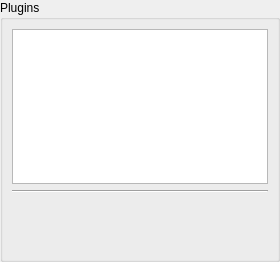
       <widget class="QWidget" name="pluginsPage">
        <layout class="QVBoxLayout" name="verticalLayout_8">
         <property name="leftMargin">
          <number>0</number>
         </property>
         <property name="topMargin">
          <number>0</number>
         </property>
         <property name="rightMargin">
          <number>0</number>
         </property>
         <property name="bottomMargin">
          <number>0</number>
         </property>
         <item>
          <widget class="QGroupBox" name="pluginsGroupBox">
           <property name="title">
            <string>Plugins</string>
           </property>
           <layout class="QVBoxLayout" name="verticalLayout_9" stretch="3,0,1">
            <item>
             <widget class="QTableWidget" name="pluginsTableWidget">
              <property name="selectionMode">
               <enum>QAbstractItemView::SingleSelection</enum>
              </property>
              <property name="selectionBehavior">
               <enum>QAbstractItemView::SelectRows</enum>
              </property>
             </widget>
            </item>
            <item>
             <widget class="Line" name="line_3">
              <property name="orientation">
               <enum>Qt::Horizontal</enum>
              </property>
             </widget>
            </item>
            <item>
             <widget class="QLabel" name="pluginDescriptionLabel">
              <property name="alignment">
               <set>Qt::AlignLeading|Qt::AlignLeft|Qt::AlignTop</set>
              </property>
              <property name="wordWrap">
               <bool>true</bool>
              </property>
             </widget>
            </item>
           </layout>
          </widget>
         </item>
        </layout>
       </widget>
